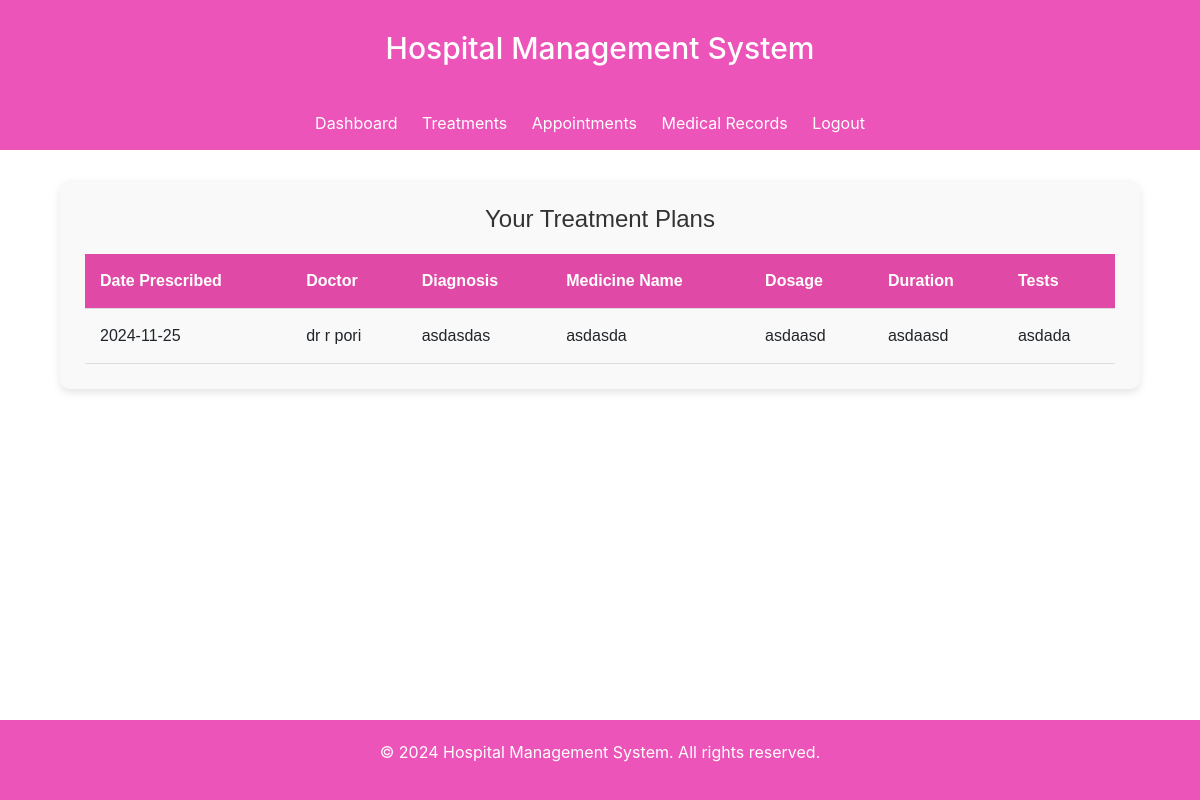
/patient/view_treatment_plans.php (signed in), run on the app's committed database.
### tables this page shows
CREATE TABLE `treatment_plans` (
  `treatment_id` int(11) NOT NULL,
  `patient_id` int(11) NOT NULL,
  `doctor_id` int(11) NOT NULL,
  `diagnosis` text NOT NULL,
  `prescribed_date` date NOT NULL,
  `medicine_name` text NOT NULL,
  `dosage` text NOT NULL,
  `duration` text NOT NULL,
  `tests` text DEFAULT NULL
);

CREATE TABLE `doctors` (
  `doctor_id` int(11) NOT NULL,
  `first_name` varchar(50) NOT NULL,
  `last_name` varchar(50) NOT NULL,
  `specialization` varchar(100) NOT NULL,
  `contact_number` varchar(15) NOT NULL,
  `email` varchar(100) NOT NULL,
  `username` varchar(50) NOT NULL,
  `password` varchar(255) NOT NULL,
  `created_at` timestamp NOT NULL DEFAULT current_timestamp()
);

### patient/view_treatment_plans.php (the view, shortened to what this page needs)
<?php
include '../config/db.php';
include '../includes/patientNav.php';
$patient_id = $_SESSION['patient_id'];
$sql = "SELECT t.treatment_id, t.diagnosis, t.medicine_name, t.dosage, t.duration, t.tests, t.prescribed_date,
        d.first_name AS doctor_first_name, d.last_name AS doctor_last_name
        FROM treatment_plans t
        JOIN doctors d ON t.doctor_id = d.doctor_id
        WHERE t.patient_id = ?";
$stmt = $conn->prepare($sql);
$stmt->execute([$patient_id]);
$treatment_plans = $stmt->fetchAll();
?>
<div class="common-container">
    <h2>Your Treatment Plans</h2>
    <table class="common-table">
        <thead>
            <tr>
                <th>Date Prescribed</th>
                <th>Doctor</th>
                <th>Diagnosis</th>
                <th>Medicine Name</th>
                <th>Dosage</th>
                <th>Duration</th>
                <th>Tests</th>
            </tr>
        </thead>
        <tbody>
            <?php foreach ($treatment_plans as $treatment): ?>
                <tr>
                    <td><?php echo htmlspecialchars($treatment['prescribed_date']); ?></td>
                    <td><?php echo htmlspecialchars($treatment['doctor_first_name'] . ' ' . $treatment['doctor_last_name']); ?></td>
                    <td><?php echo htmlspecialchars($treatment['diagnosis']); ?></td>
                    <td><?php echo htmlspecialchars($treatment['medicine_name']); ?></td>
                    <td><?php echo htmlspecialchars($treatment['dosage']); ?></td>
                    <td><?php echo htmlspecialchars($treatment['duration']); ?></td>
                    <td><?php echo htmlspecialchars($treatment['tests']); ?></td>
                </tr>
            <?php endforeach; ?>
        </tbody>
    </table>
</div>
<?php include '../includes/footer.php'; ?>

### assets/css/styles.css (style rules this page uses)
body { font-family: Arial, sans-serif; margin: 0; padding: 0; background-color: #f4f4f4; }
.common-container { width: 90%; margin: 30px auto; padding: 25px; background-color: #f9f9f9; border-radius: 10px; box-shadow: 0 4px 8px rgba(0, 0, 0, 0.1); font-family: Arial, sans-serif; }
.common-container h2 { margin-bottom: 20px; font-size: 24px; color: #333; text-align: center; }
.common-table { width: 100%; border-collapse: collapse; margin-top: 20px; overflow-x: auto; }
.common-table thead { background-color: #e04aa6; color: white; }
.common-table th, .common-table td { padding: 15px; text-align: left; border-bottom: 1px solid #ddd; }

### data on the page
treatment_plans: prescribed_date "2024-11-25", doctor.last_name "dr r pori", diagnosis "asdasdas", medicine_name "asdasda", dosage "asdaasd", duration "asdaasd", tests "asdada"
